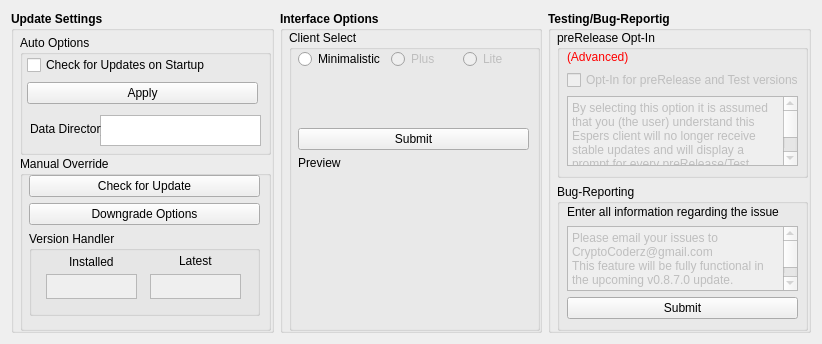
<?xml version="1.0" encoding="UTF-8"?>
<ui version="4.0">
 <class>ClientControlPage</class>
 <widget class="QWidget" name="ClientControlPage">
  <property name="geometry">
   <rect>
    <x>0</x>
    <y>0</y>
    <width>822</width>
    <height>344</height>
   </rect>
  </property>
  <property name="windowTitle">
   <string>Address Book</string>
  </property>
  <layout class="QVBoxLayout" name="verticalLayout">
   <item>
    <layout class="QHBoxLayout" name="horizontalLayout">
     <item>
      <widget class="QGroupBox" name="Upd8Control">
       <property name="font">
        <font>
         <weight>75</weight>
         <bold>true</bold>
        </font>
       </property>
       <property name="title">
        <string>Update Settings</string>
       </property>
       <widget class="QWidget" name="verticalLayoutWidget">
        <property name="geometry">
         <rect>
          <x>9</x>
          <y>19</y>
          <width>251</width>
          <height>301</height>
         </rect>
        </property>
        <layout class="QVBoxLayout" name="verticalLayout_2">
         <item>
          <widget class="QGroupBox" name="groupBox">
           <property name="minimumSize">
            <size>
             <width>0</width>
             <height>120</height>
            </size>
           </property>
           <property name="maximumSize">
            <size>
             <width>16777215</width>
             <height>110</height>
            </size>
           </property>
           <property name="font">
            <font>
             <weight>50</weight>
             <bold>false</bold>
            </font>
           </property>
           <property name="title">
            <string>Auto Options</string>
           </property>
           <widget class="QWidget" name="verticalLayoutWidget_5">
            <property name="geometry">
             <rect>
              <x>7</x>
              <y>19</y>
              <width>231</width>
              <height>51</height>
             </rect>
            </property>
            <layout class="QVBoxLayout" name="verticalLayout_6">
             <item>
              <widget class="QCheckBox" name="checkBoxupd8">
               <property name="text">
                <string>Check for Updates on Startup</string>
               </property>
               <property name="checked">
                <bool>false</bool>
               </property>
              </widget>
             </item>
             <item>
              <widget class="QPushButton" name="AU_apply">
               <property name="text">
                <string>Apply</string>
               </property>
              </widget>
             </item>
            </layout>
           </widget>
           <widget class="QPlainTextEdit" name="dDIR">
            <property name="geometry">
             <rect>
              <x>80</x>
              <y>80</y>
              <width>161</width>
              <height>31</height>
             </rect>
            </property>
            <property name="readOnly">
             <bool>true</bool>
            </property>
           </widget>
           <widget class="QLabel" name="label_5">
            <property name="geometry">
             <rect>
              <x>10</x>
              <y>84</y>
              <width>71</width>
              <height>20</height>
             </rect>
            </property>
            <property name="text">
             <string>Data Directory</string>
            </property>
           </widget>
          </widget>
         </item>
         <item>
          <widget class="QGroupBox" name="groupBox_2">
           <property name="minimumSize">
            <size>
             <width>0</width>
             <height>150</height>
            </size>
           </property>
           <property name="font">
            <font>
             <weight>50</weight>
             <bold>false</bold>
            </font>
           </property>
           <property name="title">
            <string>Manual Override</string>
           </property>
           <widget class="QWidget" name="verticalLayoutWidget_4">
            <property name="geometry">
             <rect>
              <x>9</x>
              <y>19</y>
              <width>231</width>
              <height>151</height>
             </rect>
            </property>
            <layout class="QVBoxLayout" name="verticalLayout_5">
             <item>
              <widget class="QPushButton" name="chck4_upd8">
               <property name="text">
                <string>Check for Update</string>
               </property>
              </widget>
             </item>
             <item>
              <widget class="QPushButton" name="dwngrd_opt">
               <property name="text">
                <string>Downgrade Options</string>
               </property>
              </widget>
             </item>
             <item>
              <widget class="QGroupBox" name="groupBox_3">
               <property name="minimumSize">
                <size>
                 <width>0</width>
                 <height>85</height>
                </size>
               </property>
               <property name="title">
                <string>Version Handler</string>
               </property>
               <widget class="QWidget" name="horizontalLayoutWidget_2">
                <property name="geometry">
                 <rect>
                  <x>10</x>
                  <y>40</y>
                  <width>211</width>
                  <height>31</height>
                 </rect>
                </property>
                <layout class="QHBoxLayout" name="horizontalLayout_2">
                 <item>
                  <widget class="QPlainTextEdit" name="instVER">
                   <property name="enabled">
                    <bool>false</bool>
                   </property>
                   <property name="sizePolicy">
                    <sizepolicy hsizetype="Fixed" vsizetype="Fixed">
                     <horstretch>0</horstretch>
                     <verstretch>0</verstretch>
                    </sizepolicy>
                   </property>
                   <property name="maximumSize">
                    <size>
                     <width>91</width>
                     <height>25</height>
                    </size>
                   </property>
                  </widget>
                 </item>
                 <item>
                  <widget class="QPlainTextEdit" name="liveVER">
                   <property name="enabled">
                    <bool>false</bool>
                   </property>
                   <property name="sizePolicy">
                    <sizepolicy hsizetype="Fixed" vsizetype="Fixed">
                     <horstretch>0</horstretch>
                     <verstretch>0</verstretch>
                    </sizepolicy>
                   </property>
                   <property name="maximumSize">
                    <size>
                     <width>91</width>
                     <height>25</height>
                    </size>
                   </property>
                  </widget>
                 </item>
                </layout>
               </widget>
               <widget class="QLabel" name="label">
                <property name="geometry">
                 <rect>
                  <x>40</x>
                  <y>20</y>
                  <width>61</width>
                  <height>21</height>
                 </rect>
                </property>
                <property name="text">
                 <string>Installed</string>
                </property>
               </widget>
               <widget class="QLabel" name="label_2">
                <property name="geometry">
                 <rect>
                  <x>150</x>
                  <y>20</y>
                  <width>61</width>
                  <height>20</height>
                 </rect>
                </property>
                <property name="text">
                 <string>Latest</string>
                </property>
               </widget>
              </widget>
             </item>
             <item>
              <spacer name="verticalSpacer_3">
               <property name="orientation">
                <enum>Qt::Vertical</enum>
               </property>
               <property name="sizeHint" stdset="0">
                <size>
                 <width>20</width>
                 <height>40</height>
                </size>
               </property>
              </spacer>
             </item>
            </layout>
           </widget>
          </widget>
         </item>
        </layout>
       </widget>
      </widget>
     </item>
     <item>
      <widget class="QGroupBox" name="ClieControl">
       <property name="font">
        <font>
         <weight>75</weight>
         <bold>true</bold>
        </font>
       </property>
       <property name="title">
        <string>Interface Options</string>
       </property>
       <widget class="QWidget" name="verticalLayoutWidget_2">
        <property name="geometry">
         <rect>
          <x>9</x>
          <y>19</y>
          <width>251</width>
          <height>301</height>
         </rect>
        </property>
        <layout class="QVBoxLayout" name="verticalLayout_3">
         <item>
          <widget class="QGroupBox" name="groupBox_4">
           <property name="font">
            <font>
             <weight>50</weight>
             <bold>false</bold>
            </font>
           </property>
           <property name="title">
            <string>Client Select</string>
           </property>
           <widget class="QWidget" name="verticalLayoutWidget_8">
            <property name="geometry">
             <rect>
              <x>9</x>
              <y>19</y>
              <width>231</width>
              <height>271</height>
             </rect>
            </property>
            <layout class="QVBoxLayout" name="verticalLayout_9">
             <item>
              <layout class="QHBoxLayout" name="horizontalLayout_3">
               <item>
                <widget class="QRadioButton" name="minCLIE">
                 <property name="text">
                  <string>Minimalistic</string>
                 </property>
                </widget>
               </item>
               <item>
                <widget class="QRadioButton" name="plusCLIE">
                 <property name="enabled">
                  <bool>false</bool>
                 </property>
                 <property name="text">
                  <string>Plus</string>
                 </property>
                </widget>
               </item>
               <item>
                <widget class="QRadioButton" name="liteCLIE">
                 <property name="enabled">
                  <bool>false</bool>
                 </property>
                 <property name="text">
                  <string>Lite</string>
                 </property>
                </widget>
               </item>
              </layout>
             </item>
             <item>
              <spacer name="verticalSpacer_2">
               <property name="orientation">
                <enum>Qt::Vertical</enum>
               </property>
               <property name="sizeHint" stdset="0">
                <size>
                 <width>20</width>
                 <height>40</height>
                </size>
               </property>
              </spacer>
             </item>
             <item>
              <widget class="QPushButton" name="CS_submit">
               <property name="text">
                <string>Submit</string>
               </property>
              </widget>
             </item>
             <item>
              <widget class="QLabel" name="label_6">
               <property name="text">
                <string>Preview</string>
               </property>
              </widget>
             </item>
             <item>
              <layout class="QHBoxLayout" name="horizontalLayout_4">
               <item>
                <widget class="QLabel" name="cliePREV">
                 <property name="minimumSize">
                  <size>
                   <width>0</width>
                   <height>144</height>
                  </size>
                 </property>
                 <property name="text">
                  <string/>
                 </property>
                </widget>
               </item>
              </layout>
             </item>
            </layout>
           </widget>
          </widget>
         </item>
        </layout>
       </widget>
      </widget>
     </item>
     <item>
      <widget class="QGroupBox" name="TestControl">
       <property name="font">
        <font>
         <weight>75</weight>
         <bold>true</bold>
        </font>
       </property>
       <property name="title">
        <string>Testing/Bug-Reportig</string>
       </property>
       <widget class="QWidget" name="verticalLayoutWidget_3">
        <property name="geometry">
         <rect>
          <x>9</x>
          <y>19</y>
          <width>251</width>
          <height>301</height>
         </rect>
        </property>
        <layout class="QVBoxLayout" name="verticalLayout_4">
         <item>
          <widget class="QGroupBox" name="groupBox_5">
           <property name="font">
            <font>
             <weight>50</weight>
             <bold>false</bold>
            </font>
           </property>
           <property name="title">
            <string>preRelease Opt-In</string>
           </property>
           <widget class="QWidget" name="verticalLayoutWidget_7">
            <property name="geometry">
             <rect>
              <x>10</x>
              <y>20</y>
              <width>231</width>
              <height>124</height>
             </rect>
            </property>
            <layout class="QVBoxLayout" name="verticalLayout_8">
             <item>
              <widget class="QLabel" name="label_4">
               <property name="styleSheet">
                <string notr="true">color: rgb(255, 0, 0);</string>
               </property>
               <property name="text">
                <string>(Advanced)</string>
               </property>
              </widget>
             </item>
             <item>
              <widget class="QCheckBox" name="optin_test">
               <property name="enabled">
                <bool>false</bool>
               </property>
               <property name="text">
                <string>Opt-In for preRelease and Test versions</string>
               </property>
              </widget>
             </item>
             <item>
              <widget class="QPlainTextEdit" name="plainTextEdit_2">
               <property name="enabled">
                <bool>false</bool>
               </property>
               <property name="maximumSize">
                <size>
                 <width>16777215</width>
                 <height>75</height>
                </size>
               </property>
               <property name="readOnly">
                <bool>false</bool>
               </property>
               <property name="plainText">
                <string>By selecting this option it is assumed that you (the user) understand this Espers client will no longer receive stable updates and will display a prompt for every preRelease/Test version available</string>
               </property>
              </widget>
             </item>
             <item>
              <spacer name="verticalSpacer">
               <property name="orientation">
                <enum>Qt::Vertical</enum>
               </property>
               <property name="sizeHint" stdset="0">
                <size>
                 <width>20</width>
                 <height>40</height>
                </size>
               </property>
              </spacer>
             </item>
            </layout>
           </widget>
          </widget>
         </item>
         <item>
          <widget class="QGroupBox" name="groupBox_6">
           <property name="font">
            <font>
             <weight>50</weight>
             <bold>false</bold>
            </font>
           </property>
           <property name="title">
            <string>Bug-Reporting</string>
           </property>
           <widget class="QWidget" name="verticalLayoutWidget_6">
            <property name="geometry">
             <rect>
              <x>10</x>
              <y>20</y>
              <width>231</width>
              <height>115</height>
             </rect>
            </property>
            <layout class="QVBoxLayout" name="verticalLayout_7">
             <item>
              <widget class="QLabel" name="label_3">
               <property name="text">
                <string>Enter all information regarding the issue</string>
               </property>
              </widget>
             </item>
             <item>
              <widget class="QPlainTextEdit" name="br_input">
               <property name="enabled">
                <bool>false</bool>
               </property>
               <property name="minimumSize">
                <size>
                 <width>0</width>
                 <height>65</height>
                </size>
               </property>
               <property name="maximumSize">
                <size>
                 <width>16777215</width>
                 <height>65</height>
                </size>
               </property>
               <property name="plainText">
                <string>Please email your issues to CryptoCoderz@gmail.com
This feature will be fully functional in the upcoming v0.8.7.0 update.</string>
               </property>
              </widget>
             </item>
             <item>
              <widget class="QPushButton" name="BR_submit">
               <property name="enabled">
                <bool>true</bool>
               </property>
               <property name="text">
                <string>Submit</string>
               </property>
              </widget>
             </item>
            </layout>
           </widget>
          </widget>
         </item>
        </layout>
       </widget>
      </widget>
     </item>
    </layout>
   </item>
  </layout>
 </widget>
 <resources/>
 <connections/>
</ui>
